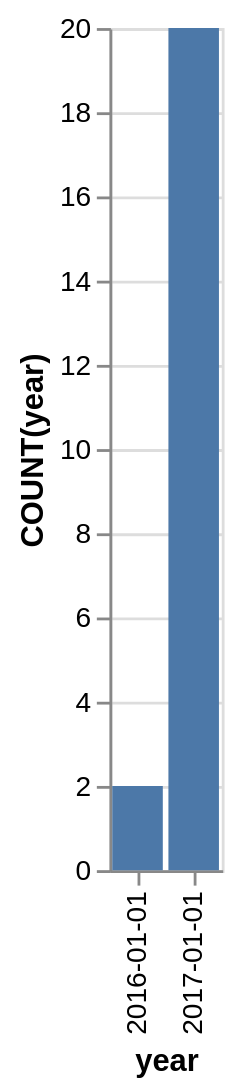

Specify this chart in Vega-Lite:
### Vega-Lite specification from a JSON file in a GitHub repository (floating-point values rounded to 4 significant figures)
{"data": {"values": [{"x_data": "2016-01-01", "y_data": 2}, {"x_data": "2017-01-01", "y_data": 20}]}, "mark": "bar", "encoding": {"x": {"field": "x_data", "type": "nominal", "title": "year", "sort": {"op": "sum", "field": "y_data", "order": "ascending"}}, "y": {"field": "y_data", "type": "quantitative", "title": "COUNT(year)"}}}
